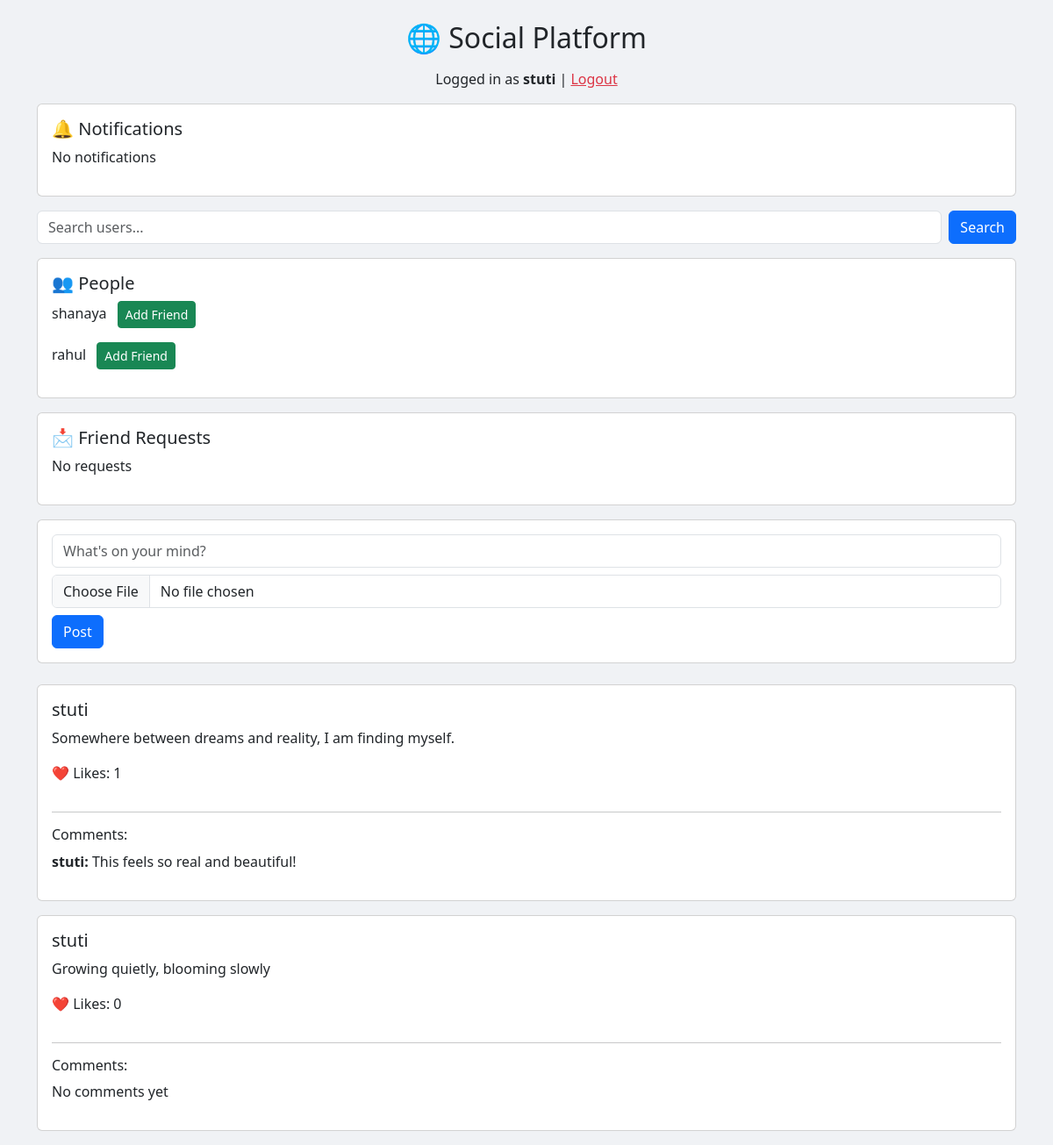
The app's page / (signed in) with its own data.
### posts/models.py (models this page shows, shortened)
class Post(models.Model):
    author = models.ForeignKey(User, on_delete=models.CASCADE)
    content = models.TextField()
    image = models.ImageField(upload_to='post_images/', blank=True, null=True)
    created_at = models.DateTimeField(auto_now_add=True)
    likes = models.ManyToManyField(User, related_name='liked_posts', blank=True)
    def like_count(self):
        return self.likes.count()

class Comment(models.Model):
    post = models.ForeignKey(Post, on_delete=models.CASCADE, related_name='comments')
    author = models.ForeignKey(User, on_delete=models.CASCADE)
    content = models.TextField()
    created_at = models.DateTimeField(auto_now_add=True)

### social_platform/views.py (the view, shortened to what this page needs)
# urls.py: path('', home, name='home'),
def home(request):
    posts = Post.objects.all()
    query = request.GET.get('q')
    if query:
        users = User.objects.filter(username__icontains=query).exclude(id=request.user.id)
    else:
        users = User.objects.exclude(id=request.user.id)
    requests = FriendRequest.objects.filter(receiver=request.user, is_accepted=False)
    notifications = Notification.objects.filter(receiver=request.user)
    return render(request, 'home.html', {
        'posts': posts,
        'users': users,
        'requests': requests,
        'notifications': notifications
    })

### templates/home.html (shortened to what this page needs)
<!DOCTYPE html>
<html>
<head>
    <link href="https://cdn.jsdelivr.net/npm/bootstrap@5.3.0/dist/css/bootstrap.min.css" rel="stylesheet">
</head>
<body style="background:#f0f2f5;">
<div class="container mt-4">
    <h2 class="text-center mb-3">🌐 Social Platform</h2>
    {% if user.is_authenticated %}
    <p class="text-center">
        Logged in as <strong>{{ user.username }}</strong> |
        <a href="/logout/" class="text-danger">Logout</a>
    </p>
    {% endif %}
    <div class="card p-3 mb-3">
        <h5>🔔 Notifications</h5>
        {% for n in notifications %}
            <p>{{ n.message }}</p>
        {% empty %}
            <p>No notifications</p>
        {% endfor %}
    </div>
    <form method="GET" class="mb-3 d-flex">
        <input type="text" name="q" class="form-control me-2" placeholder="Search users...">
        <button class="btn btn-primary">Search</button>
    </form>
    <div class="card p-3 mb-3">
        <h5>👥 People</h5>
        {% for u in users %}
            <p>
                {{ u.username }}
                <a href="/send-request/{{ u.id }}/" class="btn btn-sm btn-success ms-2">Add Friend</a>
            </p>
        {% endfor %}
    </div>
    <div class="card p-3 mb-3">
        <h5>📩 Friend Requests</h5>
        {% for req in requests %}
            <p>
                {{ req.sender.username }}
                <a href="/accept-request/{{ req.id }}/" class="btn btn-sm btn-primary ms-2">Accept</a>
            </p>
        {% empty %}
            <p>No requests</p>
        {% endfor %}
    </div>
    {% if user.is_authenticated %}
    <div class="card p-3 mb-4">
        <form method="POST" enctype="multipart/form-data">
            <input type="text" name="content" class="form-control mb-2" placeholder="What's on your mind?" required>
            <input type="file" name="image" class="form-control mb-2">
            <button class="btn btn-primary">Post</button>
        </form>
    </div>
    {% endif %}
    {% for post in posts %}
    <div class="card p-3 mb-3">
        <h5>{{ post.author.username }}</h5>
        <p>{{ post.content }}</p>
        <p>❤️ Likes: {{ post.like_count }}</p>
        <hr>
        <h6>Comments:</h6>
        {% for comment in post.comments.all %}
            <p><strong>{{ comment.author.username }}:</strong> {{ comment.content }}</p>
        {% empty %}
            <p>No comments yet</p>
        {% endfor %}
    </div>
    {% endfor %}
</div>
</body>
</html>

### records on screen
Post: author.username "stuti", content "Somewhere between dreams and reality, I am finding myself.", like_count "1"
Comment: author.username "stuti", content "This feels so real and beautiful!"
Post: author.username "stuti", content "Growing quietly, blooming slowly", like_count "0"

### other values on screen
{{ user.username }} "stuti"
{{ u.username }} "shanaya"
{{ u.username }} "rahul"
